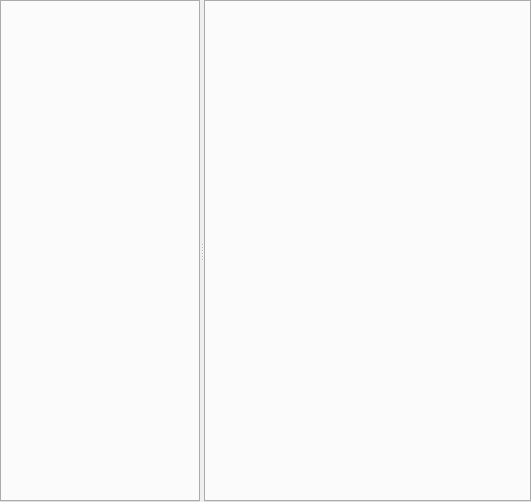
<?xml version="1.0" encoding="UTF-8"?>
<ui version="4.0">
 <class>BrowserForm</class>
 <widget class="QWidget" name="BrowserForm">
  <property name="geometry">
   <rect>
    <x>0</x>
    <y>0</y>
    <width>531</width>
    <height>502</height>
   </rect>
  </property>
  <property name="windowTitle">
   <string>Form</string>
  </property>
  <layout class="QHBoxLayout" name="horizontalLayout">
   <property name="margin">
    <number>0</number>
   </property>
   <item>
    <widget class="QSplitter" name="splitter">
     <property name="orientation">
      <enum>Qt::Horizontal</enum>
     </property>
     <widget class="QTabWidget" name="task_browser_tabs">
      <property name="minimumSize">
       <size>
        <width>200</width>
        <height>0</height>
       </size>
      </property>
     </widget>
     <widget class="QTabWidget" name="launch_browser_tabs">
      <property name="sizePolicy">
       <sizepolicy hsizetype="Expanding" vsizetype="Expanding">
        <horstretch>1</horstretch>
        <verstretch>0</verstretch>
       </sizepolicy>
      </property>
      <property name="currentIndex">
       <number>-1</number>
      </property>
     </widget>
    </widget>
   </item>
  </layout>
 </widget>
 <resources/>
 <connections/>
</ui>
